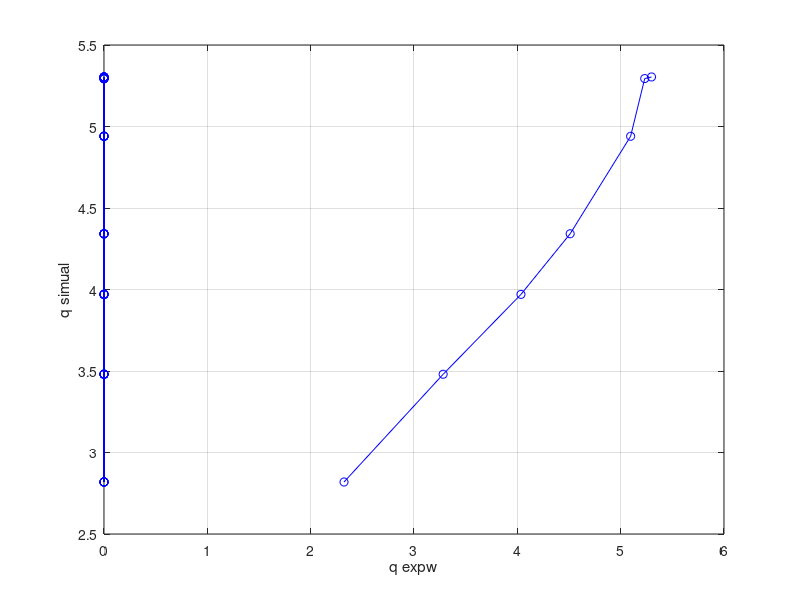

Recreate this plot in MATLAB.
%Determination of heat of adsorption from Clausius-Clayperon equation:
% delta_H_iso = -R*((T)^2)*d(lnp)/dT = -R*d(lnp)/d(1/T)
%Fitting of Langmuir isotherm and determination of heat of adsorption

%At T = 310.9K
p1 = [15.6 31.74 59.6 99.97 293 479.2 679.1]; %kPa
q1 = [2.819 3.48 3.97 4.342 4.94 5.294 5.304]; %mmol/g
y1 = p1./q1;
x1 = p1;
lnp1 =log(p1);

%At T = 338.7K
p2 = [27.2 53.2 99.97 244.8 424 617.1 803.2]; %kPa
q2 = [2.469 3.078 3.635 4.188 4.475 4.71 5.289]; %mmol/g
y2 = p2./q2;
x2 = p2;
lnp2 =log(p2);
%At T = 366.5K
p3 = [21.07 45.33 93.34 279.2 461.9 634.3]; %kPa
q3 = [1.677 2.386 2.954 3.584 3.922 4.224]; %mmol/g
y3 = p3./q3;
x3 = p3;
lnp3 =log(p3);

pp1=polyfit(p1,p1./q1,1); %x,y
pp2=polyfit(p2,p2./q2,1);
pp3=polyfit(p3,p3./q3,1);

display(p1(1))

% Langmuir isotherm
%------ q = (qm*k*p)/(1+k*p)
%------ p/q = 1/k*qm + (1/qm)*p
%------ y = c + m*x
%------ m =1/qm
%------ c = 1/k*qm

m1=pp1(1);
m2=pp2(1);
m3=pp3(1);
c1=pp1(2);
c2=pp2(2);
c3=pp3(2);

qm1=1/m1;
qm2=1/m2;
qm3=1/m3;

k1=1/(c1*qm1);
k2=1/(c2*qm2);
k3=1/(c3*qm3);
qexp1=zeros(7);
for i=1:7
    qexp1(i)=(qm1*k1*p1(i))/(1+(k1*p1(i)));
end

figure(1)
f1 = plot(qexp1, q1, 'bo-'); grid on; hold on;
xlabel('q expw');
ylabel('q simual');
